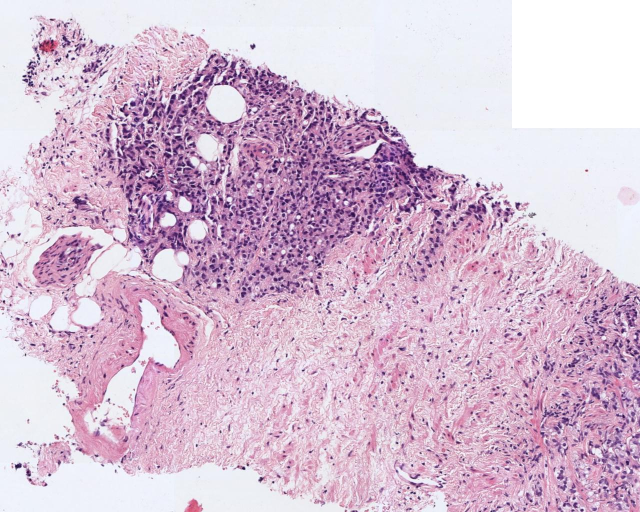
#> input picture test/data/images/16B0001851_Block_Region_3.jpg, 1280 x 1024 px (shown at 1/2 size); its folder holds only this picture in this run
$ python -i hover.py   (imports and definitions only)   (older library calls are emulated)
#> lines starting #> are read from the running program, lines starting #| are printed output that depends on the picture; after the words box and inside, x2 and y2 are one past the last pixel; in counts of white or black regions, pixels touching at a corner belong together
#> further down, picture is the input picture: shape (1024, 1280, 3); mean B, G, R 211.6, 189.7, 214.4

import cv2
import math
import colorsys
import numpy as np
import matplotlib.pyplot as plt
import itertools
import glob
import os
import shutil
import numpy as np
import time
from scipy.ndimage import filters, measurements
from scipy.ndimage.morphology import binary_dilation, binary_fill_holes
from skimage.morphology import remove_small_objects, watershed
import skimage
from skimage.morphology import remove_small_holes, disk
from skimage.filters import rank, threshold_otsu
from scipy import ndimage
from scipy.ndimage.morphology import (binary_dilation, binary_erosion, binary_closing)


####
# [40 lines left out: functions crop_op, crop_to_shape, not called in this run]


####
def normalize(mask, dtype=np.uint8):
    return (255 * mask / np.amax(mask)).astype(dtype)

####
# [378 lines left out: functions bounding_box, cropping_center, rm_n_mkdir, get_files, get_inst_centroid, class_colour and 6 more, not called in this run]
####

def img_min_axis(img):
    """
    Get the minimum of the x and y axes for an input array

    Args:
        img: input array
    """
    try:
        return min(img.shape[:2])
    except AttributeError:
        return min(img.size)
####

def stain_entropy_otsu(img):
    """
    Binarise an input image by calculating the entropy on the
    hameatoxylin and eosin channels and then using otsu threshold

    Args:
        img: input array
    """

    img_copy = img.copy()
    hed = skimage.color.rgb2hed(img_copy)  # convert colour space
#> hed: shape (512, 640, 3) float64; mean of channels 0, 1, 2 0.0181, 0.00709, 0.0104
    hed = (hed * 255).astype(np.uint8)
#> hed: shape (512, 640, 3); mean of channels 0, 1, 2 4.2, 1.4, 2.2
    h = hed[:, :, 0]
    e = hed[:, :, 1]
    d = hed[:, :, 2]
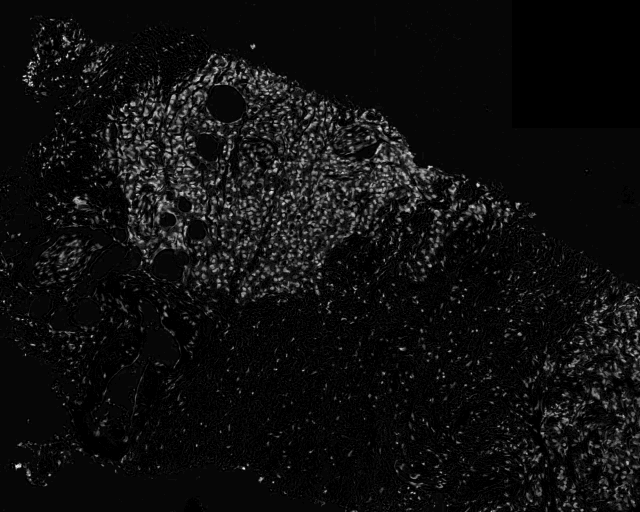
#> d: shape (512, 640); min 0, max 37, mean 2.2; drawn with min black and max white
    selem = disk(4)  # structuring element
    # calculate entropy for each colour channel
    h_entropy = rank.entropy(h, selem)
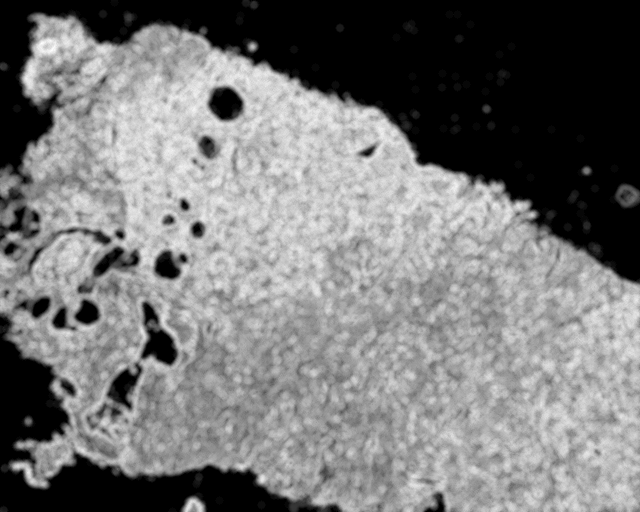
#> h_entropy: shape (512, 640) float64; min 0, max 4.71, mean 2.22; drawn with min black and max white
    e_entropy = rank.entropy(e, selem)
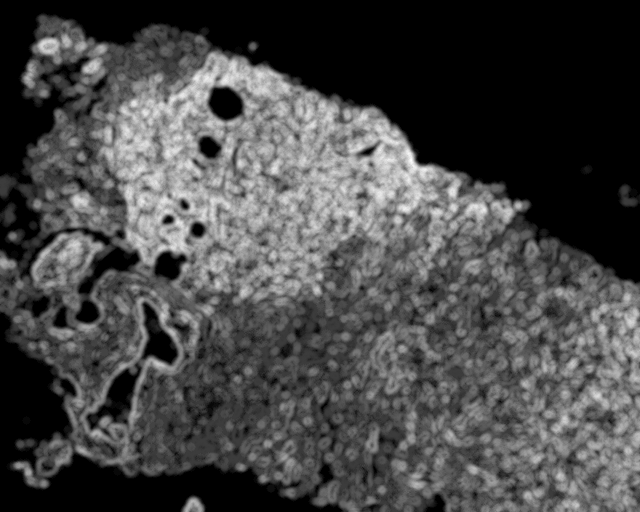
#> e_entropy: shape (512, 640) float64; min 0, max 4.22, mean 1.19; drawn with min black and max white
    d_entropy = rank.entropy(d, selem)
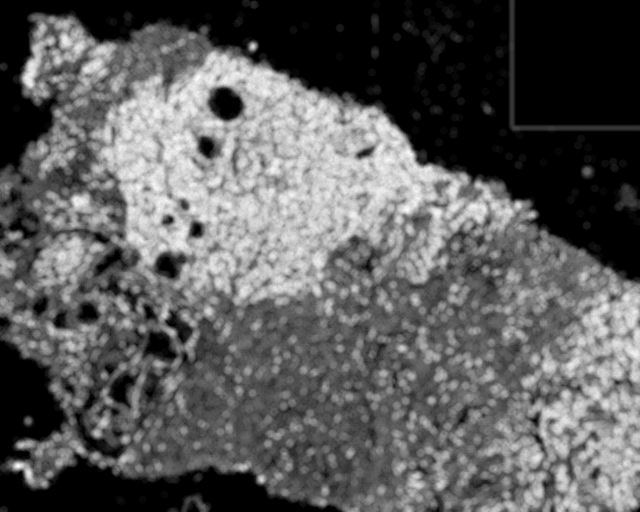
#> d_entropy: shape (512, 640) float64; min 0, max 4.68, mean 1.7; drawn with min black and max white
    entropy = np.sum([h_entropy, e_entropy], axis=0) - d_entropy
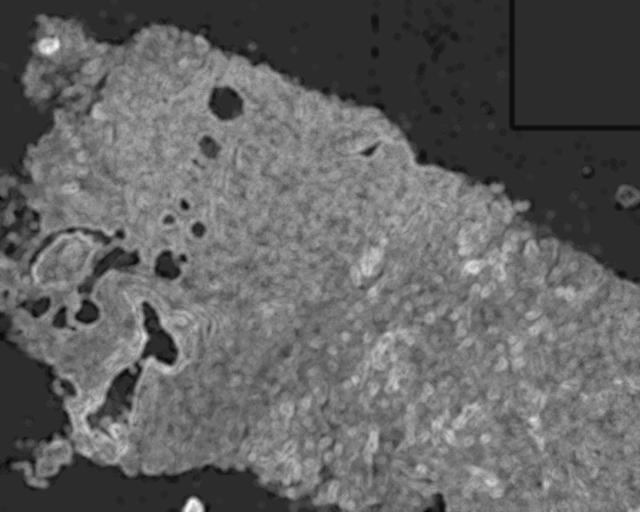
#> entropy: shape (512, 640) float64; min -1.39, max 6.62, mean 1.71; drawn with min black and max white
    # otsu threshold
    threshold_global_otsu = threshold_otsu(entropy)
#> threshold_global_otsu = 1.28
    mask = entropy > threshold_global_otsu
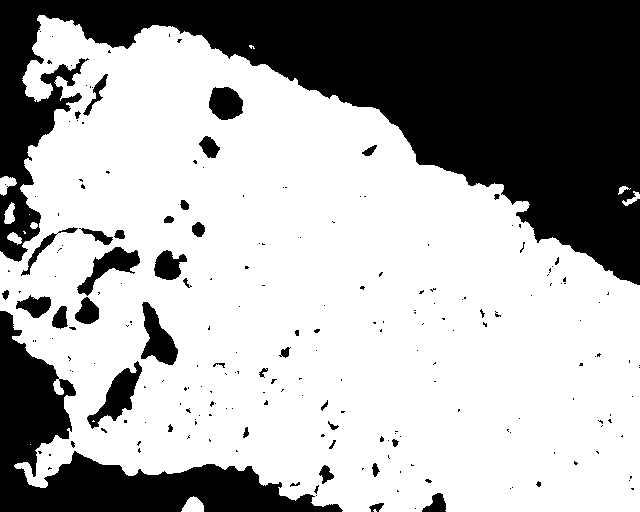
#> mask: shape (512, 640) bool; 66.1% white; 214 black regions (174 under 20 px), largest, box (x1, y1, x2, y2) and area: (0, 0, 640, 285) 82151, (0, 311, 343, 512) 19101, (87, 361, 142, 429) 1351

    return mask
####

def morphology(mask, proc_scale):
    """
    Applies a series of morphological operations
    to refine the binarised tissue mask

    Args:
        mask: input binary mask to refine
        proc_scale: scale at which to process

    Return:
        processed binary image
    """
#> called with proc_scale = 0.5

    mask_scale = img_min_axis(mask)
#> mask_scale = 512
    # Join together large groups of small components ('salt')
    radius = int(8 * proc_scale)
    selem = disk(radius)
    mask = binary_dilation(mask, selem)
#> mask: shape (512, 640) bool; 71.1% white; 31 black regions (14 under 20 px), largest, box (x1, y1, x2, y2) and area: (0, 0, 640, 281) 74971, (0, 315, 338, 512) 15972, (0, 189, 37, 257) 688

    # Remove thin structures
    radius = int(16 * proc_scale)
    selem = disk(radius)
    mask = binary_erosion(mask, selem)
#> mask: shape (512, 640) bool; 61.5% white; 11 black regions, largest, box (x1, y1, x2, y2) and area: (0, 0, 640, 512) 114136, (71, 226, 144, 328) 3075, (139, 300, 182, 369) 1858

    # Remove small disconnected objects
    mask = remove_small_holes(
        mask,
        area_threshold=int(40 * proc_scale)**2,
        connectivity=1,
    )

    # Close up small holes ('pepper')
    mask = binary_closing(mask, selem)

    mask = remove_small_objects(
        mask,
        min_size=int(120 * proc_scale)**2,
        connectivity=1,
    )
#> mask: shape (512, 640) bool; 61.8% white; 8 black regions, largest, box (x1, y1, x2, y2) and area: (0, 0, 640, 512) 114182, (71, 226, 144, 328) 3084, (139, 300, 182, 369) 1858

    radius = int(16 * proc_scale)
    selem = disk(radius)
    mask = binary_dilation(mask, selem)
#> mask: shape (512, 640) bool; 70.1% white; 28 black regions (13 under 20 px), largest, box (x1, y1, x2, y2) and area: (0, 0, 640, 287) 77814, (0, 308, 342, 512) 16990, (100, 372, 135, 415) 638

    mask = remove_small_holes(
        mask,
        area_threshold=int(40 * proc_scale)**2,
        connectivity=1,
    )
#> mask: shape (512, 640) bool; 70.4% white; 6 black regions, box (x1, y1, x2, y2) and area: (0, 0, 640, 287) 77814, (0, 308, 342, 512) 16990, (102, 372, 135, 415) 636, (147, 308, 174, 361) 620, (213, 91, 239, 116) 507, (96, 249, 136, 275) 418

    # Fill holes in mask
    mask = ndimage.binary_fill_holes(mask)
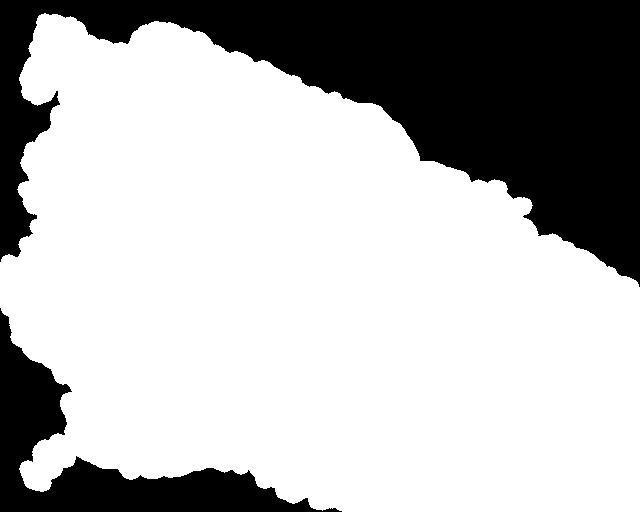
#> mask: shape (512, 640) bool; 71.1% white; 2 black regions, box (x1, y1, x2, y2) and area: (0, 0, 640, 287) 77814, (0, 308, 342, 512) 16990

    return mask
####

def get_tissue_mask(img, proc_scale=0.5):
    """
    Obtains tissue mask for a given image

    Args:
        img: input WSI as a np array
        proc_scale: scale at which to process

    Returns:
        binarised tissue mask
    """
    img_copy = img.copy()
    if proc_scale != 1.0:
        img_resize = cv2.resize(img_copy, None, fx=proc_scale, fy=proc_scale)
    else:
        img_resize = img_copy

    mask = stain_entropy_otsu(img_resize)
    mask = morphology(mask, proc_scale)
    mask = mask.astype('uint8')

    if proc_scale != 1.0:
        mask = cv2.resize(
            mask, (img.shape[1], img.shape[0]), interpolation=cv2.INTER_NEAREST)
#> mask: shape (1024, 1280); values 0 (black) and 1 (white), 71.1% white; 2 black regions, box (x1, y1, x2, y2) and area: (0, 0, 1280, 574) 311256, (0, 616, 684, 1024) 67960

    return mask
####

# [29 lines left out: function remap_label, not called in this run]
#####

>>> import cv2
>>> picture = cv2.imread('../../test/data/images/16B0001851_Block_Region_3.jpg')
>>> result = get_tissue_mask(picture)

$ run again, on test/data/images/1231_pathologicalbenign_23.png
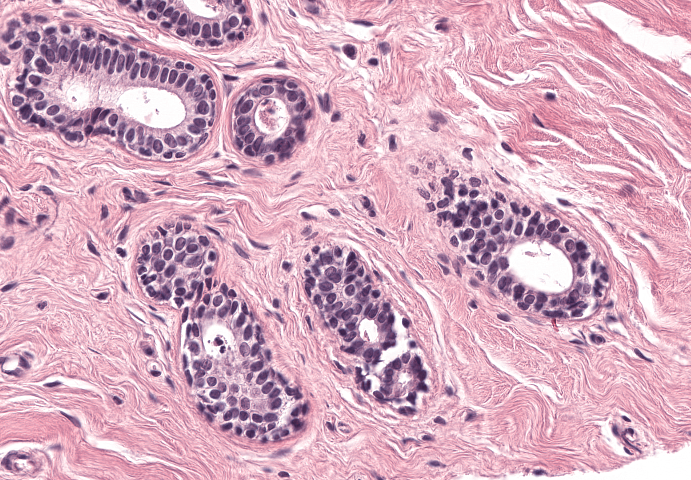
#> input picture test/data/images/1231_pathologicalbenign_23.png, 691 x 480 px
#> picture is the input picture: shape (480, 691, 3); mean B, G, R 191.8, 171.1, 214.1
#> threshold_global_otsu = 2.78
#> in stain_entropy_otsu, `mask = entropy > threshold_global_otsu`:
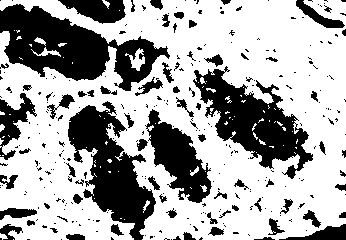
#> mask: shape (240, 346) bool; 65.9% white; 302 black regions (232 under 20 px), largest, box (x1, y1, x2, y2) and area: (0, 4, 170, 91) 6873, (68, 101, 156, 240) 5489, (193, 66, 313, 179) 5485
#> mask_scale = 240
#> in get_tissue_mask, `mask = cv2.resize( mask, (img.shape[1], img.shape[0]), interpolation=c..`:
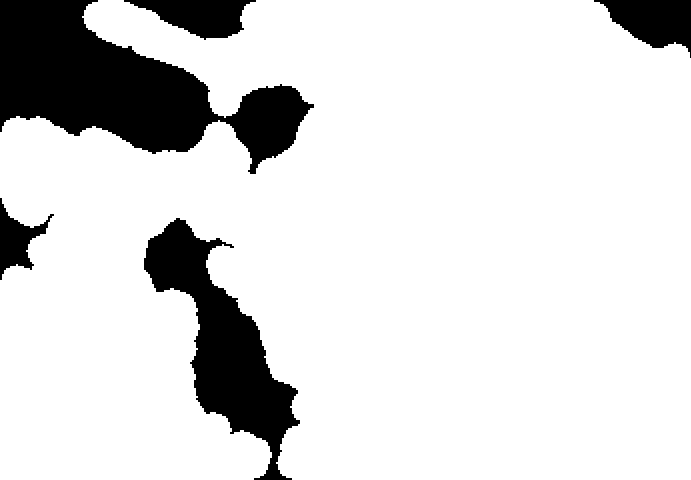
#> mask: shape (480, 691); values 0 (black) and 1 (white), 85.5% white; 5 black regions, box (x1, y1, x2, y2) and area: (0, 0, 314, 174) 25604, (144, 218, 300, 480) 14336, (594, 0, 691, 58) 3294, (124, 0, 256, 40) 2996, (0, 198, 54, 280) 1724

$ run again, on test/data/images/1238_adh_10.png
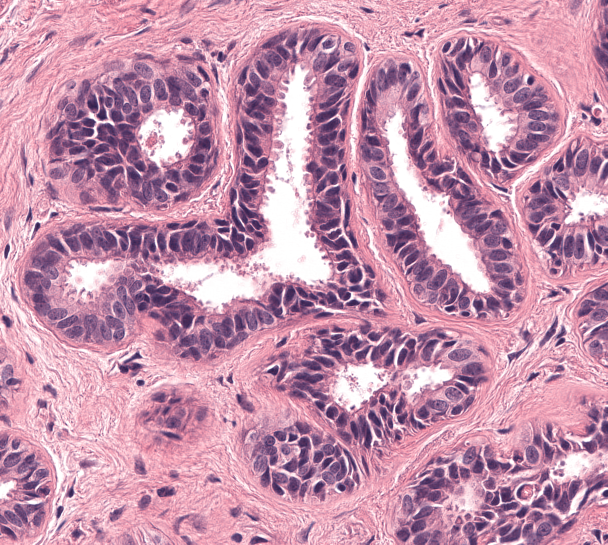
#> input picture test/data/images/1238_adh_10.png, 1215 x 1089 px (shown at 1/2 size)
#> picture is the input picture: shape (1089, 1215, 3); mean B, G, R 172.4, 144.7, 196.5
#> threshold_global_otsu = 2.16
#> in stain_entropy_otsu, `mask = entropy > threshold_global_otsu`:
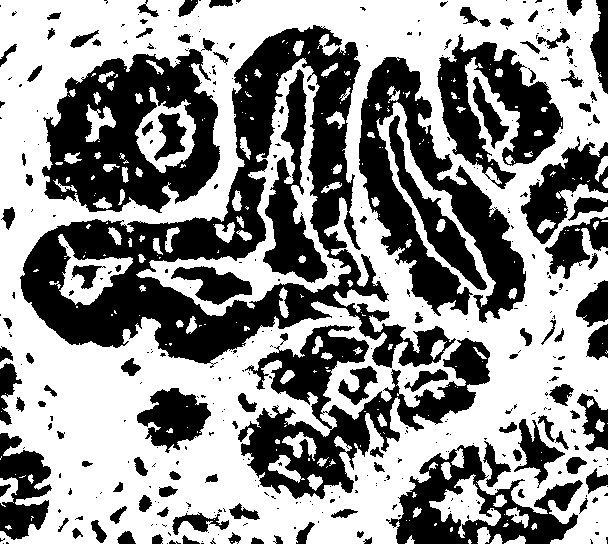
#> mask: shape (544, 608) bool; 56.5% white; 409 black regions (283 under 20 px), largest, box (x1, y1, x2, y2) and area: (20, 25, 456, 368) 39118, (42, 49, 220, 213) 17046, (359, 57, 526, 323) 15493
#> mask_scale = 544
#> in get_tissue_mask, `mask = cv2.resize( mask, (img.shape[1], img.shape[0]), interpolation=c..`:
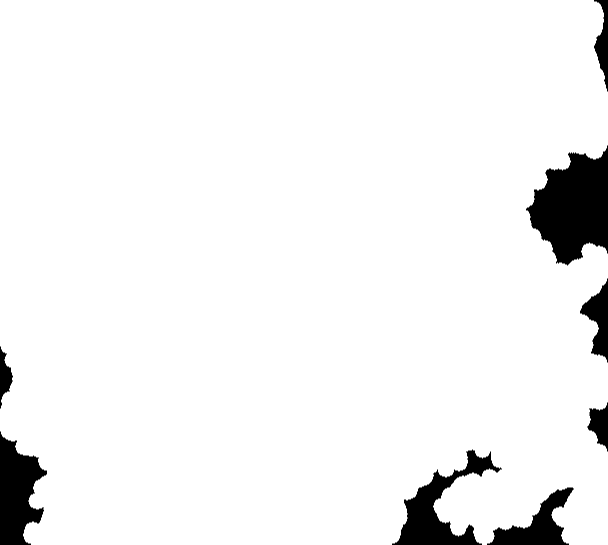
#> mask: shape (1089, 1215) (shown at 1/2 size); values 0 (black) and 1 (white), 94.7% white; 8 black regions, largest, box (x1, y1, x2, y2) and area: (1052, 291, 1215, 531) 25140, (0, 863, 94, 1089) 13348, (784, 899, 1004, 1089) 13148
